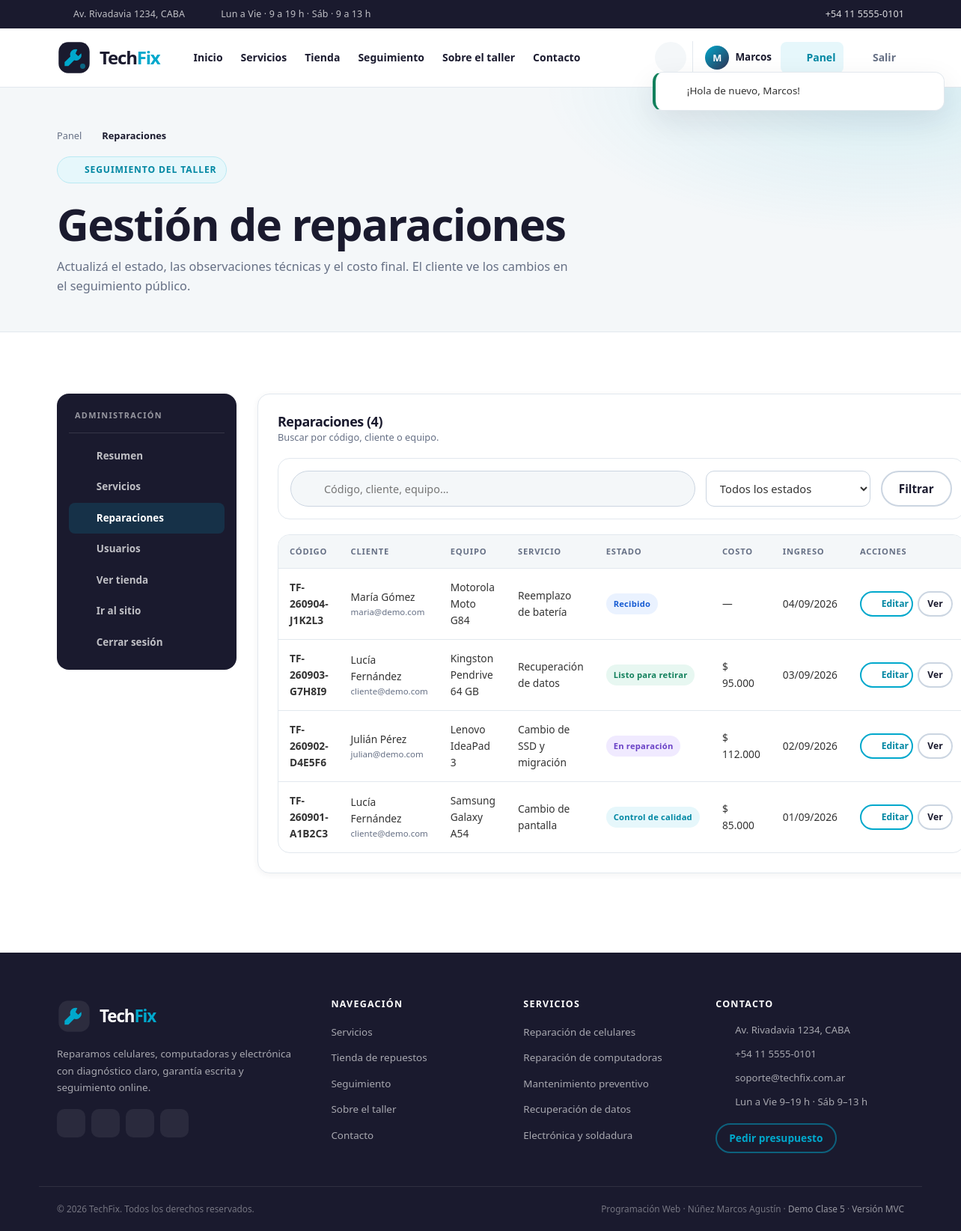
The page /admin/reparaciones.php (signed in) on the database its author committed.
### tables this page shows
CREATE TABLE reparaciones (
    id               INT UNSIGNED AUTO_INCREMENT PRIMARY KEY,
    codigo           VARCHAR(20) NOT NULL UNIQUE,
    usuario_id       INT UNSIGNED NULL,
    servicio_id      INT UNSIGNED NOT NULL,
    estado_id        INT UNSIGNED NOT NULL,
    cliente_nombre   VARCHAR(100) NOT NULL,
    cliente_email    VARCHAR(150) NOT NULL,
    cliente_telefono VARCHAR(30) NOT NULL,
    equipo_marca     VARCHAR(60) NOT NULL,
    equipo_modelo    VARCHAR(100) NOT NULL,
    problema         TEXT NOT NULL,
    observaciones    TEXT NULL,
    costo_final      DECIMAL(10, 2) NOT NULL DEFAULT 0.00,
    created_at       TIMESTAMP NOT NULL DEFAULT CURRENT_TIMESTAMP,
    updated_at       TIMESTAMP NOT NULL DEFAULT CURRENT_TIMESTAMP ON UPDATE CURRENT_TIMESTAMP,
    CONSTRAINT fk_reparaciones_usuario
        FOREIGN KEY (usuario_id) REFERENCES usuarios (id)
        ON UPDATE CASCADE ON DELETE SET NULL,
    CONSTRAINT fk_reparaciones_servicio
        FOREIGN KEY (servicio_id) REFERENCES servicios (id)
        ON UPDATE CASCADE ON DELETE RESTRICT,
    CONSTRAINT fk_reparaciones_estado
        FOREIGN KEY (estado_id) REFERENCES estados_reparacion (id)
        ON UPDATE CASCADE ON DELETE RESTRICT,
    INDEX idx_reparaciones_codigo (codigo),
    INDEX idx_reparaciones_email (cliente_email),
    INDEX idx_reparaciones_estado (estado_id),
    INDEX idx_reparaciones_fecha (created_at)
);

CREATE TABLE servicios (
    id              INT UNSIGNED AUTO_INCREMENT PRIMARY KEY,
    categoria_id    INT UNSIGNED NOT NULL,
    nombre          VARCHAR(120) NOT NULL,
    slug            VARCHAR(140) NOT NULL UNIQUE,
    descripcion     TEXT NOT NULL,
    precio_base     DECIMAL(10, 2) NOT NULL DEFAULT 0.00,
    tiempo_estimado VARCHAR(50) NOT NULL DEFAULT 'A convenir',
    garantia_dias   INT UNSIGNED NOT NULL DEFAULT 90,
    destacado       TINYINT(1) NOT NULL DEFAULT 0,
    activo          TINYINT(1) NOT NULL DEFAULT 1,
    created_at      TIMESTAMP NOT NULL DEFAULT CURRENT_TIMESTAMP,
    updated_at      TIMESTAMP NOT NULL DEFAULT CURRENT_TIMESTAMP ON UPDATE CURRENT_TIMESTAMP,
    CONSTRAINT fk_servicios_categoria
        FOREIGN KEY (categoria_id) REFERENCES categorias_servicio (id)
        ON UPDATE CASCADE ON DELETE RESTRICT,
    INDEX idx_servicios_categoria_activo (categoria_id, activo),
    INDEX idx_servicios_destacado (destacado),
    INDEX idx_servicios_nombre (nombre)
);

CREATE TABLE estados_reparacion (
    id          INT UNSIGNED AUTO_INCREMENT PRIMARY KEY,
    nombre      VARCHAR(60) NOT NULL,
    slug        VARCHAR(60) NOT NULL UNIQUE,
    orden       TINYINT UNSIGNED NOT NULL DEFAULT 1,
    color       VARCHAR(7) NOT NULL DEFAULT '#667085',
    descripcion VARCHAR(255) NULL,
    created_at  TIMESTAMP NOT NULL DEFAULT CURRENT_TIMESTAMP,
    updated_at  TIMESTAMP NOT NULL DEFAULT CURRENT_TIMESTAMP ON UPDATE CURRENT_TIMESTAMP,
    INDEX idx_estados_orden (orden)
);

### includes/funciones.php (called while the page is built, shortened)
<?php
function e(mixed $valor): string
{
    return htmlspecialchars((string) ($valor ?? ''), ENT_QUOTES | ENT_SUBSTITUTE, 'UTF-8');
}
function limpiar(mixed $valor): string
{
    $texto = trim(strip_tags((string) ($valor ?? '')));
    $texto = str_replace("\0", '', $texto);
    return preg_replace('/\s+/u', ' ', $texto) ?? '';
}
function url(string $ruta = ''): string
{
    $base = defined('BASE_URL') ? BASE_URL : '/';
    return $base . ltrim($ruta, '/');
}
function precio(float|int|string|null $valor): string
{
    return '$ ' . number_format((float) $valor, 0, ',', '.');
}
function fecha(?string $fecha, bool $conHora = true): string
{
    $ts = strtotime($fecha);
    return $ts ? date($conHora ? 'd/m/Y H:i' : 'd/m/Y', $ts) : '—';
}
function clase_estado(string $slug): string
{
    return match ($slug) {
        'recibido'          => 'estado-recibido',
        'diagnostico'       => 'estado-diagnostico',
        'reparacion'        => 'estado-reparacion',
        'control-calidad'   => 'estado-control',
        'listo'             => 'estado-listo',
        'entregado'         => 'estado-entregado',
        default             => 'estado-neutral',
    };
}

### admin/reparaciones.php (the view, shortened to what this page needs)
<?php
require_once __DIR__ . '/../config/conexion.php';
require_once __DIR__ . '/../includes/componentes.php';
$busqueda = limpiar($_GET['q'] ?? '');
$sql = "SELECT r.*, s.nombre AS servicio, e.nombre AS estado, e.slug AS estado_slug
        FROM reparaciones r
        INNER JOIN servicios s ON s.id = r.servicio_id
        INNER JOIN estados_reparacion e ON e.id = r.estado_id
        WHERE 1 = 1";
$parametros = [];
$sql .= " ORDER BY r.created_at DESC";
$stmt = $pdo->prepare($sql);
$stmt->execute($parametros);
$reparaciones = $stmt->fetchAll();
require_once __DIR__ . '/../includes/header.php';
?>
<section class="page-hero">
    <div class="contenedor">
        <nav class="breadcrumb" aria-label="Miga de pan">
            <a href="<?= e(url('admin_panel.php')) ?>">Panel</a> <?= icono('flecha') ?>
            <span>Reparaciones</span>
        </nav>
        <span class="eyebrow"><?= icono('lista') ?> Seguimiento del taller</span>
        <h1>Gestión de reparaciones</h1>
        <p>Actualizá el estado, las observaciones técnicas y el costo final. El cliente ve los cambios en el seguimiento público.</p>
    </div>
</section>
<section class="section">
    <div class="contenedor">
        <div class="admin-layout">
            <?php require __DIR__ . '/../includes/admin_sidebar.php'; ?>
            <div>
                <div class="panel">
                    <div class="panel__head">
                        <div>
                            <h2>Reparaciones (<?= count($reparaciones) ?>)</h2>
                            <p>Buscar por código, cliente o equipo.</p>
                        </div>
                    </div>
                    <form method="get" action="<?= e(url('admin/reparaciones.php')) ?>" class="shop-toolbar" style="box-shadow:none;margin-bottom:20px">
                        <div class="shop-search">
                            <?= icono('buscar') ?>
                            <input type="search" id="q" name="q" value="<?= e($busqueda) ?>" placeholder="Código, cliente, equipo…">
                        </div>
                        <select class="form-select" name="estado" style="max-width:220px">
                            <option value="0">Todos los estados</option>
                        </select>
                        <button class="btn btn--ghost" type="submit">Filtrar</button>
                    </form>
                    <?php if ($reparaciones): ?>
                        <div class="table-wrap">
                            <table class="table">
                                <thead>
                                    <tr><th>Código</th><th>Cliente</th><th>Equipo</th><th>Servicio</th><th>Estado</th><th>Costo</th><th>Ingreso</th><th>Acciones</th></tr>
                                </thead>
                                <tbody>
                                    <?php foreach ($reparaciones as $reparacion): ?>
                                        <tr>
                                            <td><strong><?= e($reparacion['codigo']) ?></strong></td>
                                            <td>
                                                <?= e($reparacion['cliente_nombre']) ?>
                                                <small class="muted" style="display:block"><?= e($reparacion['cliente_email']) ?></small>
                                            </td>
                                            <td><?= e($reparacion['equipo_marca'] . ' ' . $reparacion['equipo_modelo']) ?></td>
                                            <td><?= e($reparacion['servicio']) ?></td>
                                            <td><?= badge_estado($reparacion) ?></td>
                                            <td><?= (float) $reparacion['costo_final'] > 0 ? e(precio($reparacion['costo_final'])) : '—' ?></td>
                                            <td><?= e(fecha($reparacion['created_at'], false)) ?></td>
                                            <td>
                                                <div class="table__actions">
                                                    <a class="btn btn--outline btn--sm" href="<?= e(url('admin/reparaciones.php?editar=' . (int) $reparacion['id'])) ?>"><?= icono('editar') ?> Editar</a>
                                                    <a class="btn btn--ghost btn--sm" href="<?= e(url('seguimiento.php?codigo=' . urlencode($reparacion['codigo']))) ?>" target="_blank" rel="noopener">Ver</a>
                                                </div>
                                            </td>
                                        </tr>
                                    <?php endforeach; ?>
                                </tbody>
                            </table>
                        </div>
                    <?php endif; ?>
                </div>
            </div>
        </div>
    </div>
</section>
<?php require_once __DIR__ . '/../includes/footer.php'; ?>

### includes/iconos.php (shortened to what this page needs)
<?php
function icono(string $nombre, string $clase = ''): string
{
    $contenido = $svg[$nombre] ?? $svg['info'];
    $clase = trim('icono ' . $clase);
    return '<svg class="' . e($clase) . '" viewBox="0 0 24 24" fill="none" stroke="currentColor" '
        . 'stroke-width="1.8" stroke-linecap="round" stroke-linejoin="round" aria-hidden="true" focusable="false">'
        . $contenido . '</svg>';
}

### includes/componentes.php (shortened to what this page needs)
<?php
require_once __DIR__ . '/funciones.php';
require_once __DIR__ . '/iconos.php';
function badge_estado(array $estado): string
{
    $slug = $estado['slug'] ?? $estado['estado_slug'] ?? 'neutral';
    $nombre = $estado['nombre'] ?? $estado['estado'] ?? 'Sin estado';
    return '<span class="badge ' . e(clase_estado($slug)) . '">' . e($nombre) . '</span>';
}

### rows shown on the page
reparaciones: codigo "TF-260904-J1K2L3", cliente_nombre "María Gómez", cliente_email "maria@demo.com", equipo_marca+equipo_modelo "Motorola Moto G84", servicio.nombre "Reemplazo de batería", estado.nombre "Recibido", created_at "04/09/2026"
reparaciones: codigo "TF-260903-G7H8I9", cliente_nombre "Lucía Fernández", cliente_email "cliente@demo.com", equipo_marca+equipo_modelo "Kingston Pendrive 64 GB", servicio.nombre "Recuperación de datos", estado.nombre "Listo para retirar", costo_final "$ 95.000", created_at "03/09/2026"
reparaciones: codigo "TF-260902-D4E5F6", cliente_nombre "Julián Pérez", cliente_email "julian@demo.com", equipo_marca+equipo_modelo "Lenovo IdeaPad 3", servicio.nombre "Cambio de SSD y migración", estado.nombre "En reparación", costo_final "$ 112.000", created_at "02/09/2026"
reparaciones: codigo "TF-260901-A1B2C3", cliente_nombre "Lucía Fernández", cliente_email "cliente@demo.com", equipo_marca+equipo_modelo "Samsung Galaxy A54", servicio.nombre "Cambio de pantalla", estado.nombre "Control de calidad", costo_final "$ 85.000", created_at "01/09/2026"

### other values the page prints
SHOP_ADDRESS "Av. Rivadavia 1234, CABA"
SUPPORT_PHONE "+54 11 5555-0101"
substr($usuario['nombre'], 0, 1) "M"
explode(' ', $usuario['nombre'])[0] "Marcos"
$flash['mensaje'] "¡Hola de nuevo, Marcos!"
count($reparaciones) "4"
SUPPORT_EMAIL "soporte@techfix.com.ar"
APP_NAME "TechFix"
